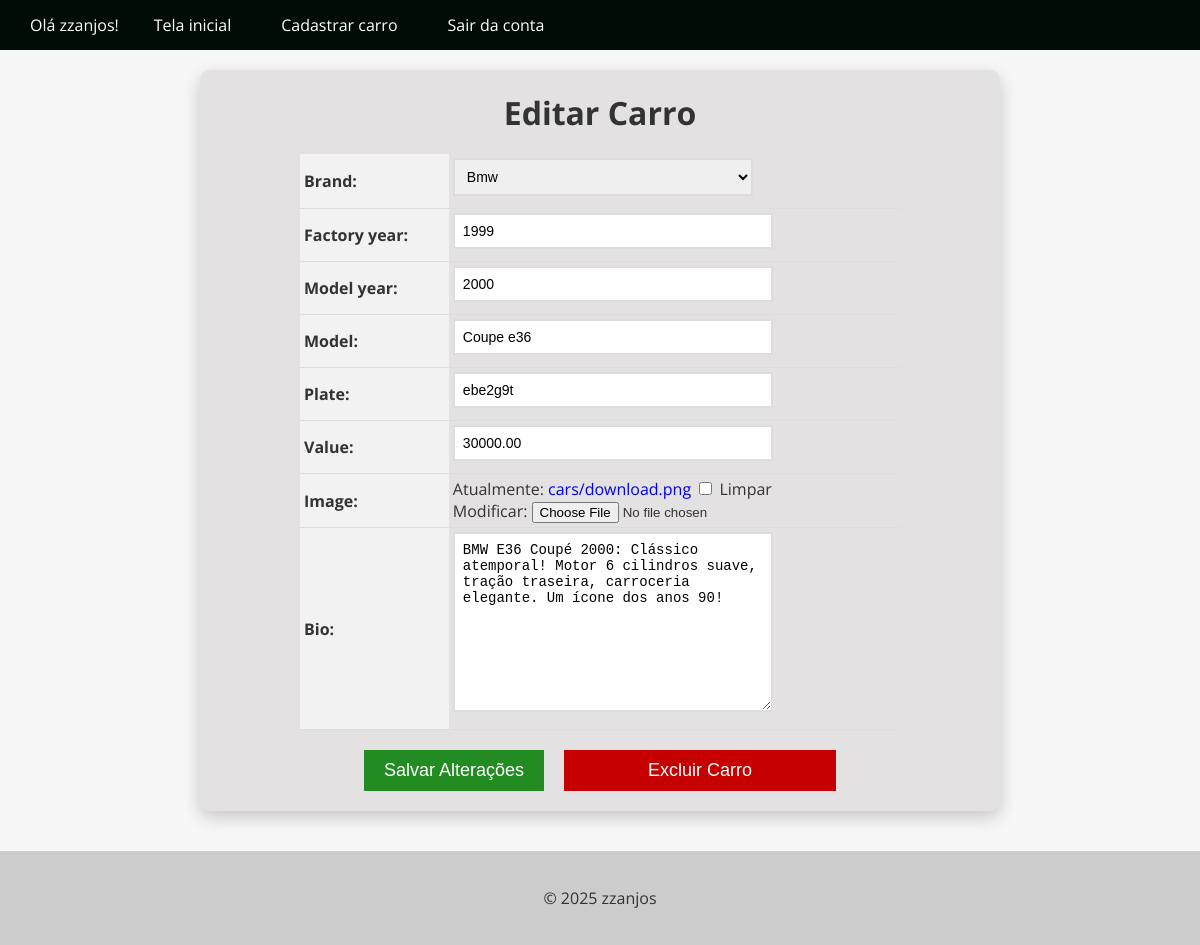
The page /car/6/update/ (signed in) on the database its author committed.
### cars/models.py (models this page shows, shortened)
class Car(models.Model):
    brand = models.ForeignKey(Brand, on_delete=models.PROTECT, related_name='car_brand')
    factory_year = models.IntegerField()
    model_year = models.IntegerField()
    id = models.AutoField(primary_key=True)
    model = models.CharField(max_length=100)
    plate = models.CharField(max_length=7, blank=True, null=True)
    value = models.DecimalField(max_digits=10, decimal_places=2)
    image = models.ImageField(upload_to='cars/', blank=True, null=True)
    bio = models.TextField(blank=True, null=True)

### cars/views.py (the view, shortened to what this page needs)
# urls.py: path('car/<int:pk>/update/', CarUpdateView.as_view(), name='car_update'),
@method_decorator(login_required(login_url='login'), name='dispatch')
class CarUpdateView(UpdateView):
    model = Car
    form_class = CarModelForm
    template_name='car_update.html'
    success_url='/cars/'

### cars/forms.py (shortened to what this page needs)
class CarModelForm(forms.ModelForm):
    class Meta:
        model = Car
        fields = '__all__'

### cars/models.py (called while the page is built)
    def __str__(self):
        return self.name

### cars/templates/car_update.html (shortened to what this page needs)
{% extends "base.html" %}
{% block content %}
    <form method="post" enctype="multipart/form-data">
      <h1>Editar Carro</h1>
      <table>
      {{ form.as_table }}
    </table>
    {% if user.is_authenticated %}
      <div class="buttons-container">
        <a href="{% url "car_delete" pk=object.pk %}"><input type="submit" value="Salvar Alterações" class="btn btn-primary"></a>
        <a href="{% url "car_delete" pk=object.pk %}"><input type="input" value="Excluir Carro" class="btn btn-danger"></a>
      </div>
      {% else %}
        <h1>Faça login para visualizar as opções</h1>
      {% endif %}
    </form>
{% endblock %}

### app/templates/base.html (shortened to what this page needs)
<!DOCTYPE html>
<html lang="pt-br">
<head>
</head>
<body>
  <header>
    <nav>
      <ul>
        {% if user.is_authenticated %}
          <li> Olá {{user.username}}! </li>
          <li><a href="{% url 'cars_list' %}">Tela inicial</a></li>
          <li><a href="{% url 'new_car' %}">Cadastrar carro</a></li>
          <li><a href="{% url 'logout' %}">Sair da conta</a></li>
          {% else %}
        <li><a href="{% url 'cars_list' %}">Carros</a></li>
        <li><a href="{% url 'login' %}">Login</a></li>
        <li><a href="{% url 'register' %}">Cadastre-se</a></li>
        {% endif %}
      </ul>
    </nav>
  </header>
  <main>
    {% block content %}
    {% endblock %}
  </main>
  <footer>
    <p>&copy; 2025 zzanjos</p>
  </footer>
</body>
</html>

### app/templates/base.html (style rules this page uses)
html { height: 100%; }
body { background-color: #f7f7f7; color: #333; display: flex; flex-direction: column; font-family: 'Open Sans', sans-serif; margin: 0; min-height: 100vh; padding: 0; }
main { flex-grow: 1; }
header { background-color:rgb(0, 12, 5); color: #fff; }
footer { background-color: #ccc; color: #333; padding: 20px; text-align: center; }
nav { align-items: center; background-color:rgb(0, 12, 5); color: #fff; display: flex; height: 50px; justify-content: space-between; padding: 0 20px; }
nav ul { align-items: center; display: flex; list-style: none; margin: 0; padding: 0; }
nav ul li { margin: 0 10px; }
nav ul li a { color: #fff; text-decoration: none; font-size: 16px; padding: 15px; transition: all 0.9s ease; }

### cars/templates/car_update.html (style rules this page uses)
form { background-color: #e3e1e1; box-shadow: 0 6px 18px rgba(0, 0, 0, 0.2); border-radius: 10px; overflow: hidden; text-align: center; transition: all 0.6s ease; max-width: 800px; margin: 20px auto 0; margin-bottom: 40px; }
form h1 { font-size: 2rem; margin-bottom: 20px; text-align: center; }
table { margin: 0 auto; border-collapse: collapse; width: 100%; max-width: 600px; }
th, td { padding: 4px; text-align: left; border-bottom: 1px solid #ddd; }
th { background-color: #f2f2f2; }
input[type="text"], input[type="number"], select, textarea { padding: 8px; font-size: 14px; border: 2px solid #ddd; width: 100%; max-width: 300px; margin-bottom: 8px; transition: border-bottom-color 0.3s ease-in-out; }
.btn { background-color:rgb(56, 0, 125); color: #fff; border: none; padding: 10px 20px; font-size: 16px; cursor: pointer; transition: background-color 0.3s ease-in-out; }
.buttons-container { display: flex; justify-content: center; margin-top: 20px; margin-bottom: 20px; }
.btn { display: inline-block; background-color: rgb(34, 139, 34); color: #fff; border: none; padding: 10px 20px; font-size: 18px; cursor: pointer; transition: background-color 0.3s ease-in-out; margin: 0 10px; }
.btn-danger { background-color:rgb(198, 0, 0); text-decoration: none !important; text-align: center; }
a { text-decoration: none !important; }

### rows shown on the page
Car: brand "Bmw", factory_year "1999", model_year "2000", model "Coupe e36", plate "ebe2g9t", value "30000.00", bio "BMW E36 Coupé 2000: Clássico atemporal! Motor 6 cilindros suave, tração traseira, carroceria elegante. Um ícone dos anos 90!"

### other values the page prints
{{ user.username }} "zzanjos"
